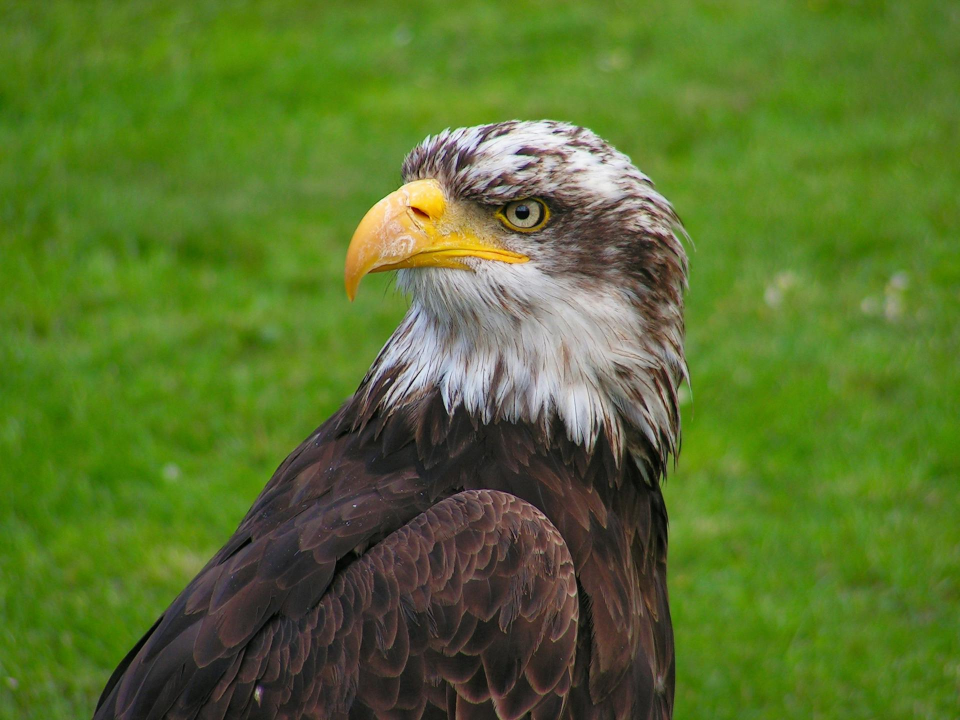
#> input picture 123.jpg, 1920 x 1440 px, given in place of 123.jpeg, which was not available (shown at 1/2 size)
$ python e1.py
#> lines starting #> are read from the running program, lines starting #| are printed output that depends on the picture; after the words box and inside, x2 and y2 are one past the last pixel; in counts of white or black regions, pixels touching at a corner belong together; pictures that were not available may be replaced by others from this repository, and a replacement may not be noted
import cv2
i1=cv2.imread("D:/ost/123.jpeg")
#> i1 is the input picture: shape (1440, 1920, 3); mean B, G, R 44.4, 114.1, 88.3
cv2.imshow('Original Image',i1)
i2=cv2.imread("D:/ost/123.jpeg",0)
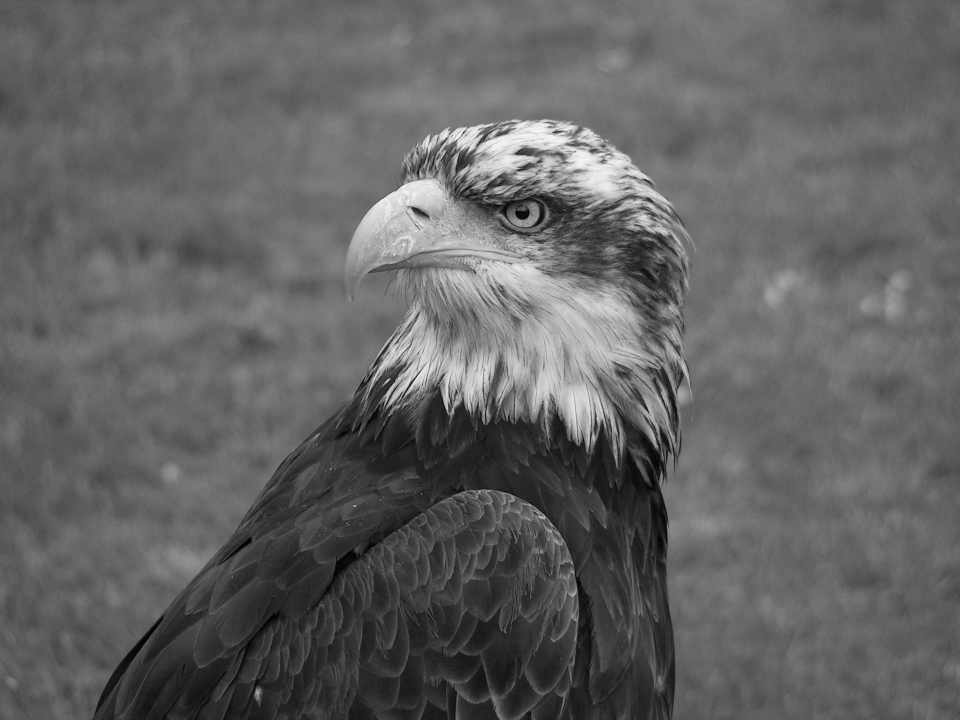
#> i2: shape (1440, 1920) (shown at 1/2 size); min 0, max 253, mean 98.4
cv2.imshow('Grayscale Image',i2)

i3 = cv2.copyMakeBorder(i1,200,20,120,20,cv2.BORDER_CONSTANT,value = 0)
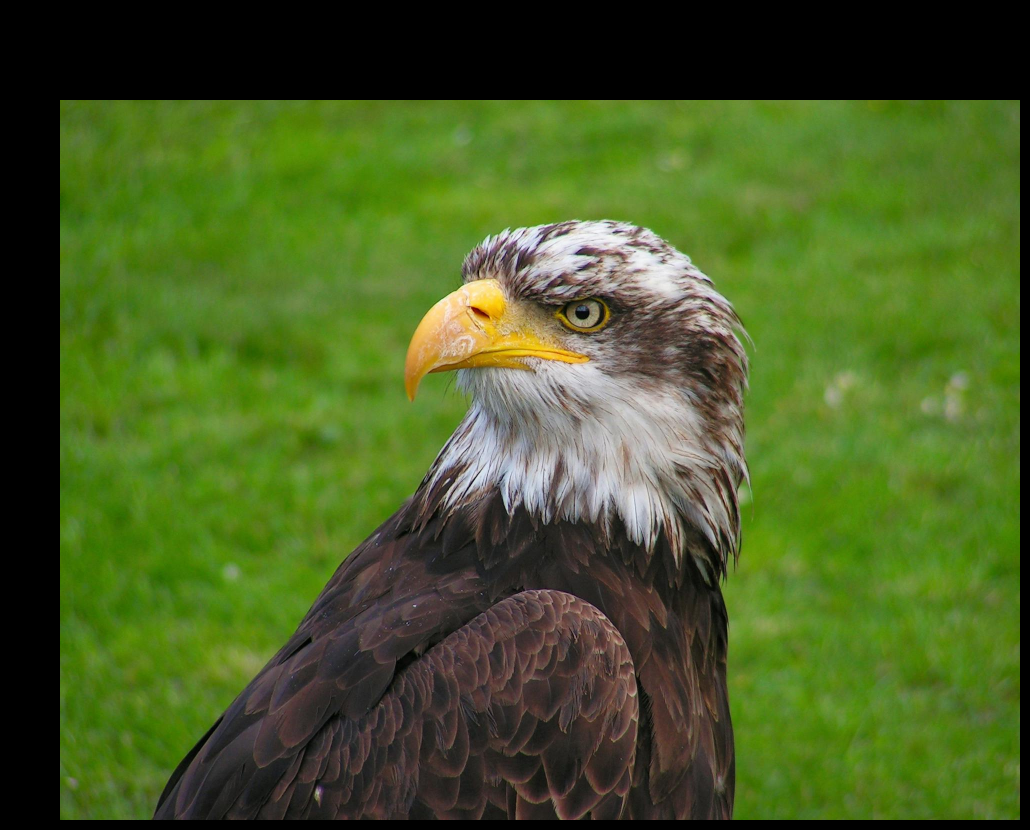
#> i3: shape (1660, 2060, 3) (shown at 1/2 size); mean B, G, R 35.9, 92.3, 71.4
cv2.imshow('Image with Border',i3)
i4 = cv2.copyMakeBorder(i1,20,20,20,20,cv2.BORDER_CONSTANT,value = 100)
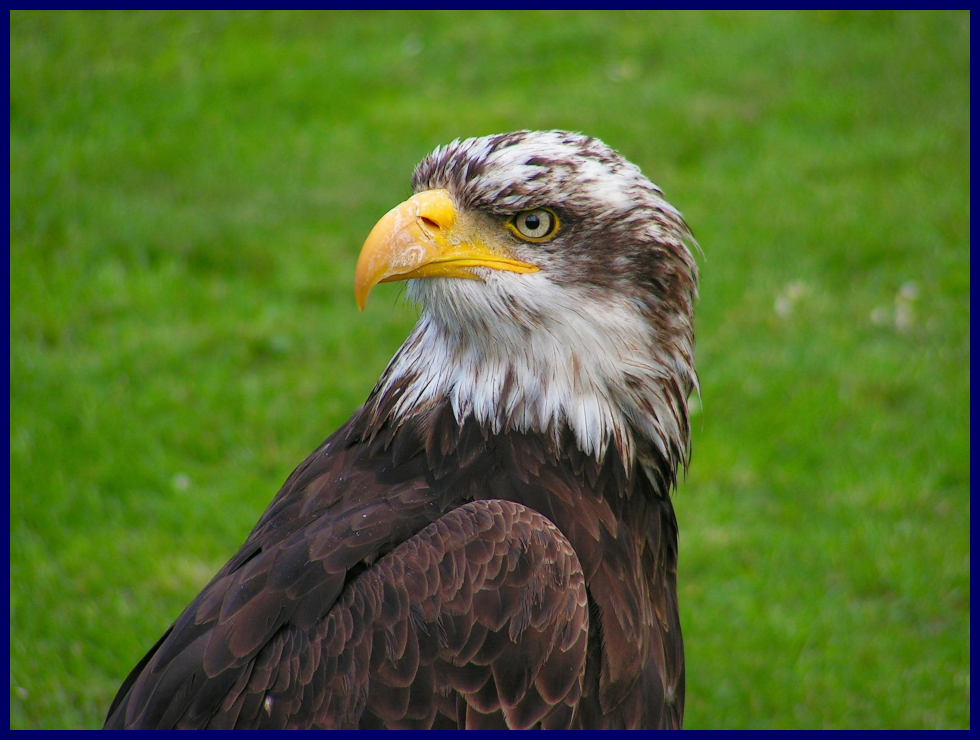
#> i4: shape (1480, 1960, 3) (shown at 1/2 size); mean B, G, R 47, 108.8, 84.2
cv2.imshow('Image with Blue Colored Border',i4)
i5 = cv2.copyMakeBorder(i1,20,20,20,20,cv2.BORDER_CONSTANT,value = [203, 192, 255])
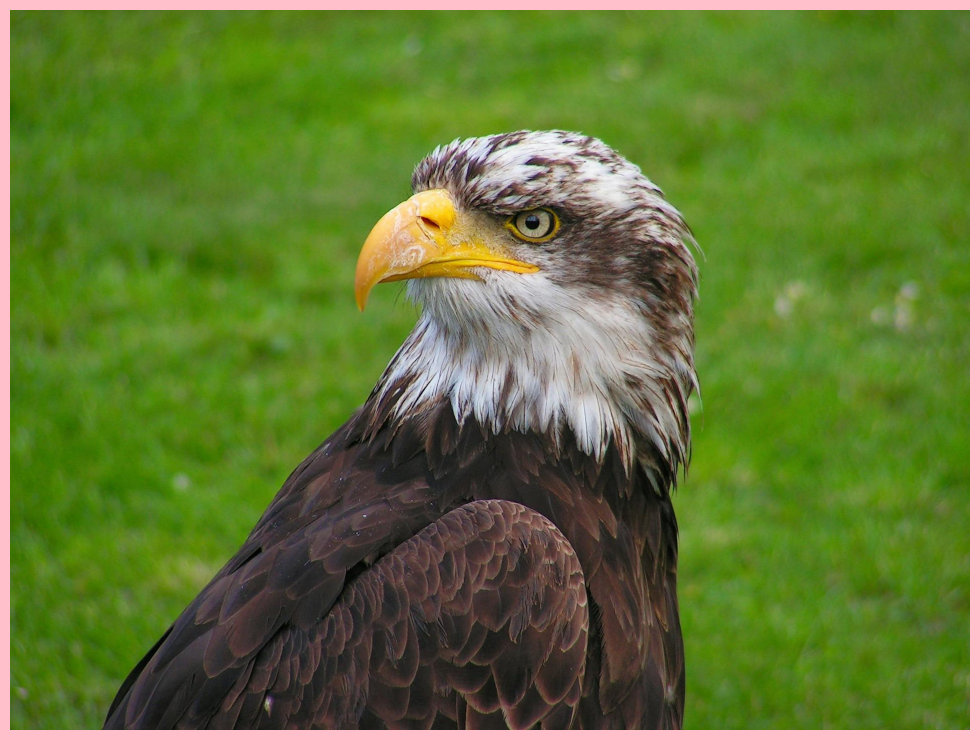
#> i5: shape (1480, 1960, 3) (shown at 1/2 size); mean B, G, R 51.8, 117.8, 96.1
cv2.imshow('Image with  Green Colored  Border',i5)
i6 = cv2.copyMakeBorder(i1,20,20,20,20,cv2.BORDER_CONSTANT,value = [0, 0, 225])
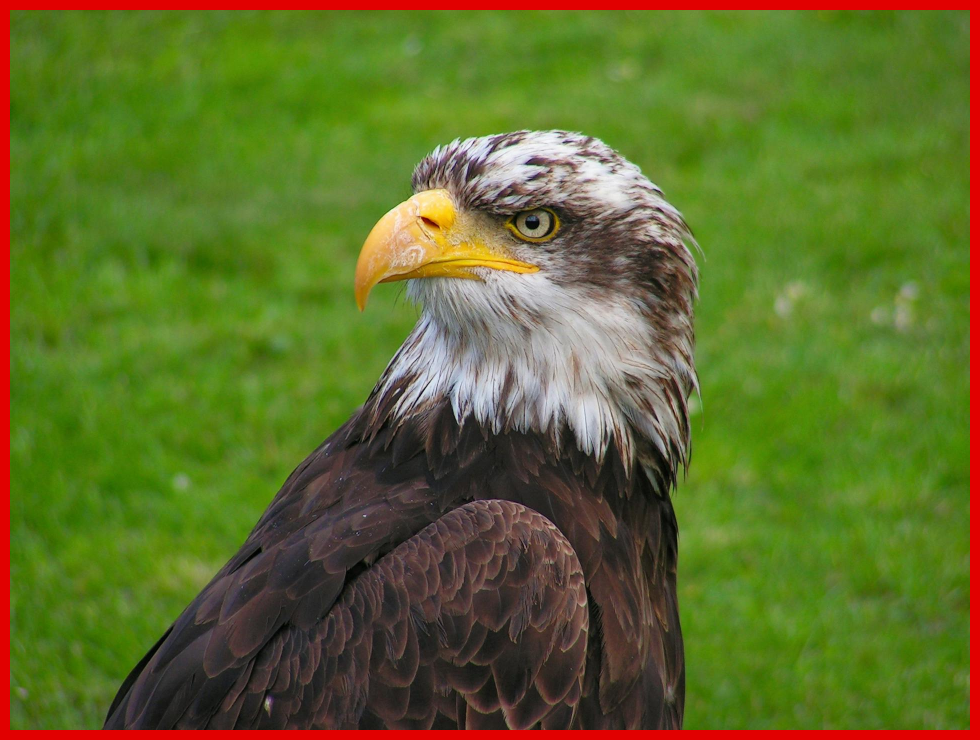
#> i6: shape (1480, 1960, 3) (shown at 1/2 size); mean B, G, R 42.3, 108.8, 94.7
cv2.imshow('Image with  Red Colored  Border',i6)

i7 = i1[80:280, 150:330]
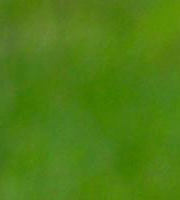
#> i7: shape (200, 180, 3); mean B, G, R 19.8, 126.4, 78
cv2.imshow('Cropped Image',i7)
cv2.imwrite('Grayscale Image.jpg',i7)

i8=i1.copy()
cv2.putText(img=i8,text='Hiii welcome',org=(50,50),fontFace=cv2.FONT_HERSHEY_TRIPLEX,
fontScale=2,color=(255,0,0),thickness=2)
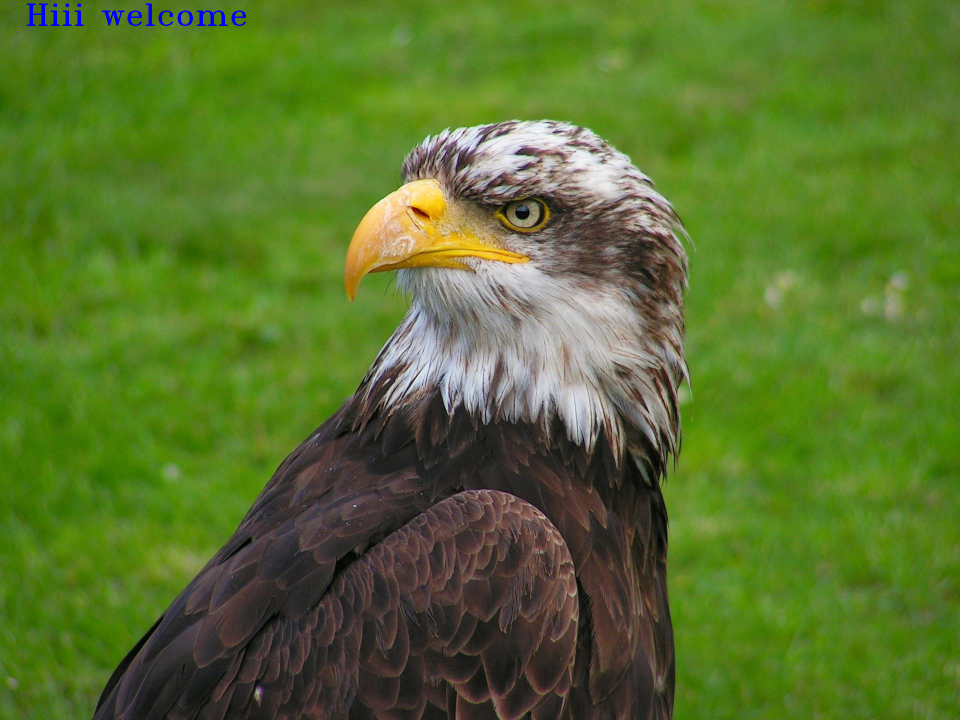
#> i8: shape (1440, 1920, 3) (shown at 1/2 size); 0.18% of pixels changed, all inside (x1, y1, x2, y2) = (53, 7, 492, 52)
cv2.imshow('Image with text',i8)

cv2.waitKey(0)
cv2.destroyAllWindows()
